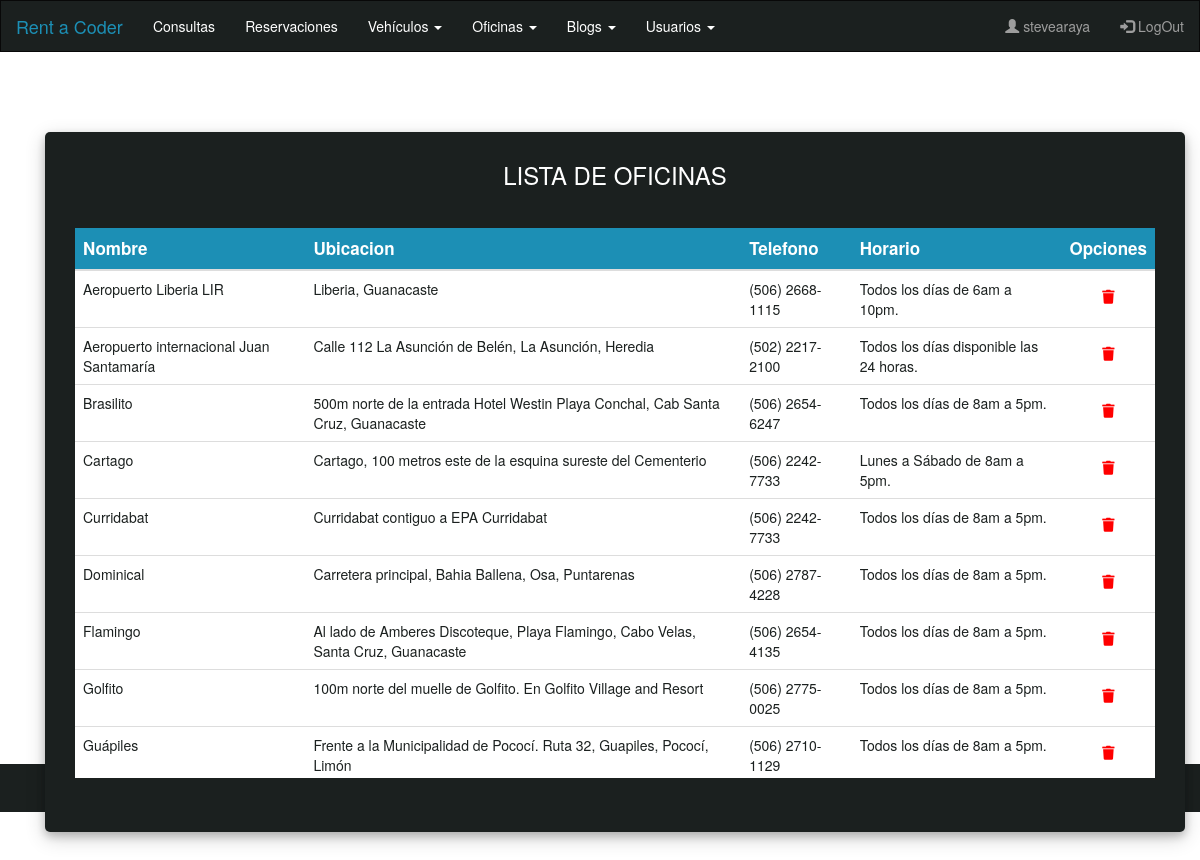
The app's page /office/officeList/ (signed in) with its own data.
### App_Office/models.py (models this page shows)
class Office(models.Model):
    nombre    = models.CharField(max_length=200)
    ubicacion = models.CharField(max_length=500)
    telefono  = models.CharField(max_length=50)
    horario   = models.CharField(max_length=200)

### App_Office/views.py (the view)
# urls.py: path('officeList/', OfficeList.as_view(), name="OfficeList"),
@method_decorator(login_required, name='dispatch')
class OfficeList(ListView):
    model               = Office
    template_name       = './OfficeList.html'
    context_object_name = 'OfficeList'

### App_Office/templates/OfficeList.html
{% extends 'Admin.html'%}
{% load static %}
{% block bloqueQueCambia %}
<div class="container container-body">
  <div class="d-flex justify-content-center h-100">
    <div class="user_card">
      <div class="table-title">
        <h3 id="form-title">LISTA DE OFICINAS</h3>
      </div>
      <div class="justify-content-center form_container table-responsive">
        <table class="table table-fixed">
        <thead class="thead-dark">
          <tr>
            <th scope="col">Nombre</th>
            <th scope="col">Ubicacion</th>
            <th scope="col">Telefono</th>
            <th scope="col">Horario</th>
            <th scope="col">Opciones</th>
          </tr>
        </thead>
        <tbody>
          {% for office in OfficeList %}
          <tr>
            <td>{{office.nombre}}</td>
            <td>{{office.ubicacion}}</td>
            <td>{{office.telefono}}</td>
            <td>{{office.horario}}</td>
            <td class="text-center">
              <a href="{% url 'OfficeDelete' office.id %}">
                <button class="btn btn-delete">
                  <i class="fa fa-trash"></i>
                </button>
              </a>
          </td>
          </tr>
        {% endfor %}
      </tbody>
    </table>
  </div>
</div>
</div>
</div>
{% endblock bloqueQueCambia %}

### App_MVTProyectoFinalCoder/templates/Admin.html (shortened to what this page needs)
<!DOCTYPE html>
<html lang="en">
<head>
    {% load static %}
    <link rel="stylesheet" href="https://use.fontawesome.com/releases/v5.6.1/css/all.css"
>
    <link href="{% static 'css/stylesAdmin.css' %}" rel="stylesheet" />
    <link rel="stylesheet" href="https://maxcdn.bootstrapcdn.com/bootstrap/3.4.1/css/bootstrap.min.css">
</head>
<body>
    {% if user.is_authenticated %}
    <nav class="navbar navbar-inverse">
        <div class="container-fluid">
            <div class="navbar-header">
                <a class="navbar-brand" href="{% url 'ContactUsList' %}">Rent a Coder</a>
            </div>
            <ul class="nav navbar-nav">
                <li><a class="options-txt a-txt-nav" href="{% url 'ContactUsList' %}">Consultas</a></li>
                <li><a class="options-txt a-txt-nav" href="{% url 'ReservationList' %}">Reservaciones</a></li>
                <li class="dropdown"><a class="dropdown-toggle options-txt" data-toggle="dropdown" href="#">Vehículos
                        <span class="caret"></span></a>
                </li>
                <li class="dropdown"><a class="dropdown-toggle options-txt" data-toggle="dropdown" href="#">Oficinas
                        <span class="caret"></span></a>
                </li>
                <li class="dropdown"><a class="dropdown-toggle options-txt" data-toggle="dropdown" href="#">Blogs <span
                            class="caret"></span></a>
                </li>
                <li class="dropdown"><a class="dropdown-toggle options-txt" data-toggle="dropdown" href="#">Usuarios
                        <span class="caret"></span></a>
                </li>
            </ul>
            <ul class="nav navbar-nav navbar-right">
                {% if url %}
                <li>
                    <img src="{{url}}" class="avatar" alt="avatar">
                </li>
                <li><a href="{% url 'UserEdit' %}">{{ user.username }}</a></li>
                {% else %}
                <li><a href="{% url 'UserEdit' %}"><span class="glyphicon glyphicon-user"></span>
                    {{ user.username }}</a></li>
                {% endif %}
                <li><a href="{% url 'Logout' %}"><span class="glyphicon glyphicon-log-in"></span> LogOut</a></li>
            </ul>
        </div>
    </nav>
    {% endif %}
    <div class="container container-body">
        {% block bloqueQueCambia %}
        {% endblock bloqueQueCambia %}
    </div>
    <footer class="bg-dark text-center">
        <div class="footer-text">
            <p>© 2022 Copyright: Rent a Coder</p>
        </div>
    </footer>
</body>
</html>

### App_MVTProyectoFinalCoder/static/css/stylesAdmin.css (style rules this page uses)
body, html { margin: 0; padding: 0; height: 100%; background: #ffffff !important; }
.navbar { background: #1b201f !important; border-radius: 0px !important; margin-bottom: 0px !important; }
.navbar-brand { color: #1c8fb5 !important; }
.options-txt { color: white !important; }
.container-body { height: 89%; }
.form_container { padding-left: 20px !important; padding-right: 20px !important; height: 550px !important; }
.thead-dark { background-color: #1c8fb5 !important; color: white; font-size: 1.7rem; }
tbody { color: #1b201f; background-color: white !important; }
th { text-align: center; }
.table-title { text-align: center; }
.container-body { padding-top: 40px; }
.user_card { height: 700px !important; margin-top: auto; margin-bottom: auto; background: #1b201f; position: relative; justify-content: center; flex-direction: column; padding: 10px; box-shadow: 0 4px 8px 0 rgba(0, 0, 0, 0.2), 0 6px 20px 0 rgba(0, 0, 0, 0.19); -webkit-box-shadow: 0 4px 8px 0 rgba(0, 0, 0, 0.2), 0 6px 20px 0 rgba(0, 0, 0, 0.19); -moz-box-shadow: 0 4px 8px 0 rgba(0, 0, 0, 0.2), 0 6px 20px 0 rgba(0, 0, 0, 0.19); border-radius: 5px; }
.form_container { margin-top: 40px; margin-bottom: 40px; }
#form-title { margin-top: 20px; color: #fff; }
thead tr th { position: sticky; top: 0; z-index: 10; background-color: #1c8fb5 !important; }
.table-responsive { height:200px; overflow:scroll; }
.btn-delete { background-color: white; color: red; }
.footer-text { color: white; padding-top: 20px; }
.bg-dark { height: 6%; background: #1b201f !important; }

### records on screen
Office: nombre "Aeropuerto Liberia LIR", ubicacion "Liberia, Guanacaste", telefono "(506) 2668-1115", horario "Todos los días de 6am a 10pm."
Office: nombre "Aeropuerto internacional Juan Santamaría", ubicacion "Calle 112 La Asunción de Belén, La Asunción, Heredia", telefono "(502) 2217-2100", horario "Todos los días disponible las 24 horas."
Office: nombre "Brasilito", ubicacion "500m norte de la entrada Hotel Westin Playa Conchal, Cab Santa Cruz, Guanacaste", telefono "(506) 2654-6247", horario "Todos los días de 8am a 5pm."
Office: nombre "Cartago", ubicacion "Cartago, 100 metros este de la esquina sureste del Cementerio", telefono "(506) 2242-7733", horario "Lunes a Sábado de 8am a 5pm."
Office: nombre "Curridabat", ubicacion "Curridabat contiguo a EPA Curridabat", telefono "(506) 2242-7733", horario "Todos los días de 8am a 5pm."
Office: nombre "Dominical", ubicacion "Carretera principal, Bahia Ballena, Osa, Puntarenas", telefono "(506) 2787-4228", horario "Todos los días de 8am a 5pm."
Office: nombre "Flamingo", ubicacion "Al lado de Amberes Discoteque, Playa Flamingo, Cabo Velas, Santa Cruz, Guanacaste", telefono "(506) 2654-4135", horario "Todos los días de 8am a 5pm."
Office: nombre "Golfito", ubicacion "100m norte del muelle de Golfito. En Golfito Village and Resort", telefono "(506) 2775-0025", horario "Todos los días de 8am a 5pm."
Office: nombre "Guápiles", ubicacion "Frente a la Municipalidad de Pococí. Ruta 32, Guapiles, Pococí, Limón", telefono "(506) 2710-1129", horario "Todos los días de 8am a 5pm."

### other values on screen
{{ user.username }} "stevearaya"
